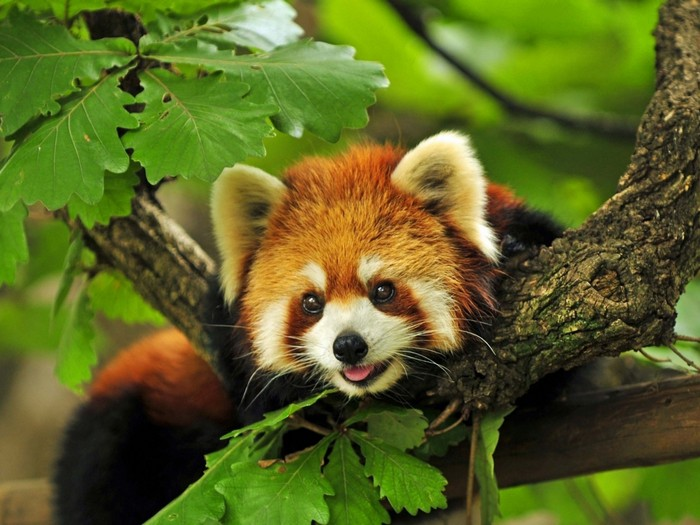
#> input picture homework-practice-02_part_1_2/panda.jpg, 700 x 525 px
$ jupyter execute homework-practice-02_part_1-svd.ipynb
#> lines starting #> are read from the running program, lines starting #| are printed output that depends on the picture
# Сжатие картинок с помощью SVD разложения
В этом задании нужно сделать сжатие изображения, сжатие с потерями. Для этого мы используем SVD разложение.

Примерный порядок действий:
1) Найти любую картинку,
2) Прочитать её с помощью библиотеки PIL
3) Преобразовать в numpy массив
4) Применить SVD к матрице - обязательно прочитайте справку по этой функции `np.linalg.svd`

**Примечание**: Цветная картинка представляет собой трёхканальное изображение RBG, поэтому напрямую SVD разложение применить не получится. Либо вы преобразуете изображение в одноканальное (градации серого), усредняя все три канала. Либо делаете SVD для всех трёх каналов в отдельности.

5) Далее оставляете небольшое количество сингулярных значений - 1, 2, 10, 30, 100. И выводите результат в виде получившейся картинки - чем больше сингулярных чисел, тем ближе приближённая матрица к исходной.

6) Сравните количество байт, необходимых для хранения исходной картинки и сжатой версии.

Ниже представлены основные функции и библиотеки, которые вам понадобятся.

Задание оформляете в виде блокнота jupyter. Особо понравившиеся картинки можно сохранить отдельно на диск, но мне удобнее чтобы они присутствовали в самом jupyter блокноте.

[cell 1]
from skimage.color import rgb2gray
from PIL import Image
import numpy as np
from matplotlib import pyplot as plt

img = Image.open('panda.jpg') # Загрузка изображения из файла 'panda.jpg'
#> img is the input picture: PIL image 700x525 RGB; mean R, G, B 91, 99.9, 35
w, h = img.size # Получение ширины и высоты изображения
#> w = 700; h = 525
gray_img = rgb2gray(img) # Преобразование цветного изображения в градации серого
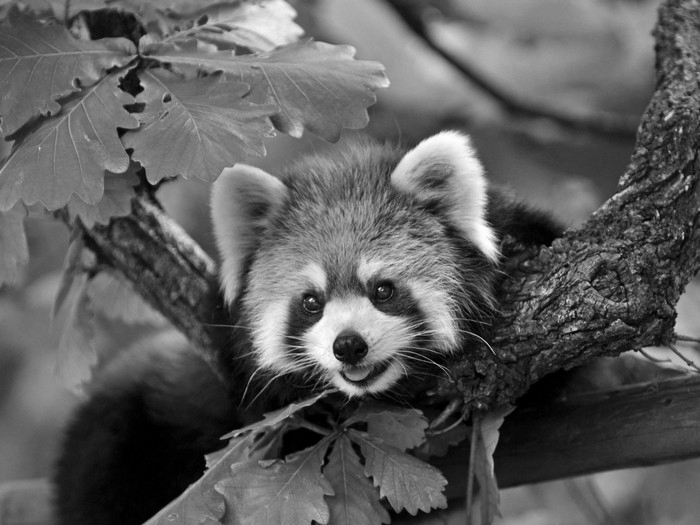
#> gray_img: shape (525, 700) float64; min 0, max 0.999, mean 0.366

# Выполнение сингулярного разложения (SVD) матрицы изображения
# U - левые сингулярные векторы, S - сингулярные значения, V_T - транспонированные правые сингулярные векторы
U, S, V_T = np.linalg.svd(gray_img, full_matrices=False)
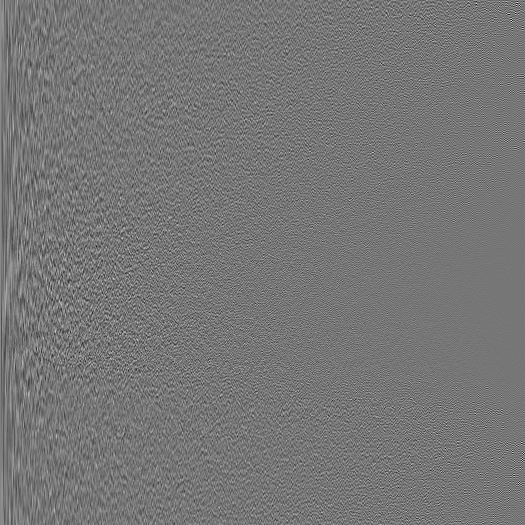
#> U: shape (525, 525) float64; min -0.291, max 0.335, mean 7.25e-05; drawn with min black and max white
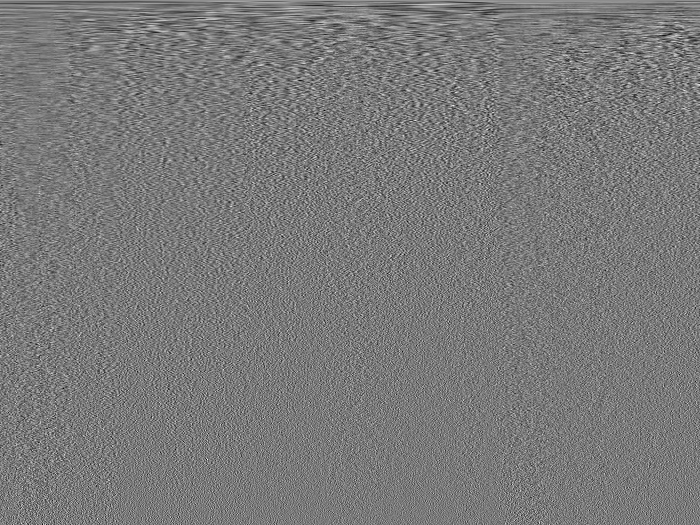
#> V_T: shape (525, 700) float64; min -0.191, max 0.208, mean 6.62e-05; drawn with min black and max white
#> S = 525 values, max 233.4 at index 0, min 0.0111 at index 524, mean 2.06
S = np.diag(S)
fig, ax = plt.subplots(5, 2, figsize=(8, 20))

 # Calcular tamaño original
original_size = gray_img.nbytes
#> original_size = 2940000
print(f"Tamaño original: {original_size} bytes")
#| Tamaño original: 2940000 bytes

curr_fig = 0
for r in [1, 2, 10, 30, 100]:
    '''
    U[:, :r] - берем первые r столбцов из U (самые важные компоненты)
    S[0:r, :r] - берем квадратную подматрицу размером r×r из S (самые большие сингулярные значения)
    V_T[:r, :] - берем первые r строк из Vᵀ (соответствующие правые векторы)
    @ - матричное умножение
    '''

    img_approx = U[:, :r] @ S[0:r, :r] @ V_T[:r, :]

    # Calcular tamaño comprimido
    compressed_size = U[:, :r].nbytes + S[:r].nbytes + V_T[:r, :].nbytes
    print(f"k = {r}: {compressed_size} bytes")

    # Отображение аппроксимированного изображения на левом подграфике
    ax[curr_fig][0].imshow(img_approx, cmap='gray')
    ax[curr_fig][0].set_title("k = " + str(r))
    ax[curr_fig, 0].axis('off')
    # Отображение исходного изображения на правом подграфике
    ax[curr_fig][1].set_title("Original Image")
    ax[curr_fig][1].imshow(gray_img, cmap='gray')
    ax[curr_fig, 1].axis('off')
    curr_fig += 1
#> this loop made 5 passes
#> compressed_size on passes 1 to 5: 14000, 28000, 140000, 420000, 1400000
#| k = 1: 14000 bytes
#| k = 2: 28000 bytes
#| k = 10: 140000 bytes
#| k = 30: 420000 bytes
#| k = 100: 1400000 bytes
#> pass 1, `img_approx = U[:, :r] @ S[0:r, :r] @ V_T[:r, :]`:
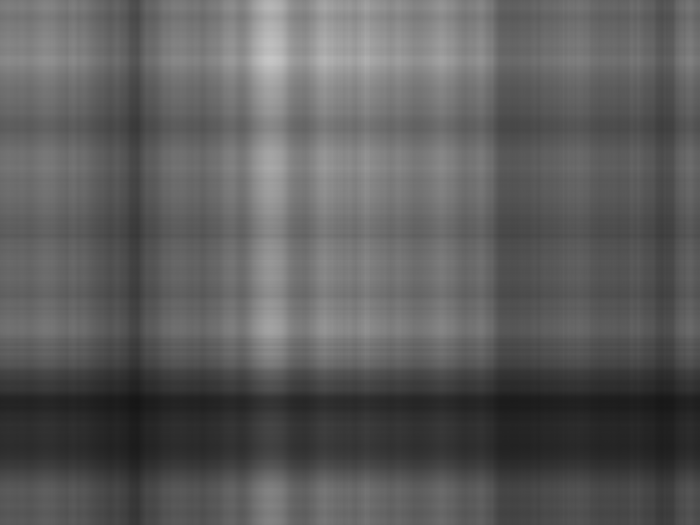
#> img_approx: shape (525, 700) float64; min 0.0875, max 0.778, mean 0.366
#> pass 2, `img_approx = U[:, :r] @ S[0:r, :r] @ V_T[:r, :]`:
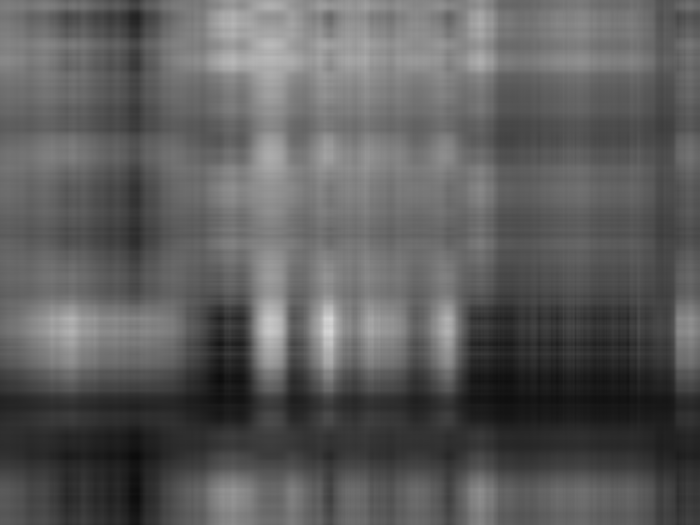
#> img_approx: shape (525, 700) float64; min 0.0459, max 0.841, mean 0.366
#> pass 3, `img_approx = U[:, :r] @ S[0:r, :r] @ V_T[:r, :]`:
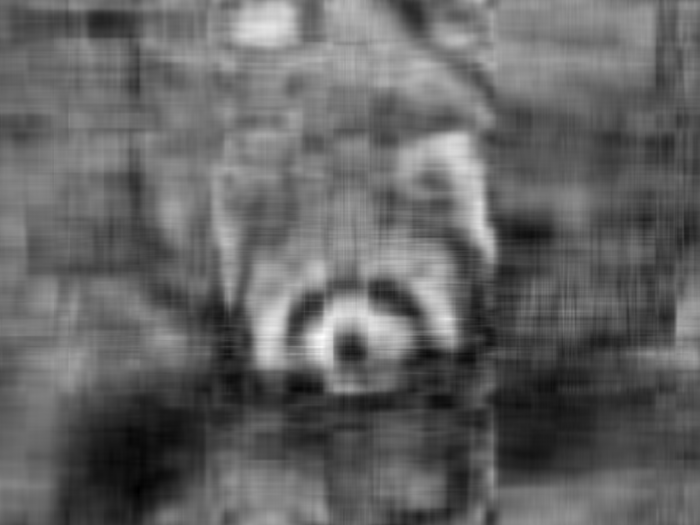
#> img_approx: shape (525, 700) float64; min -0.103, max 1.09, mean 0.366; drawn with min black and max white
#> after the loop, curr_fig = 5
plt.show()
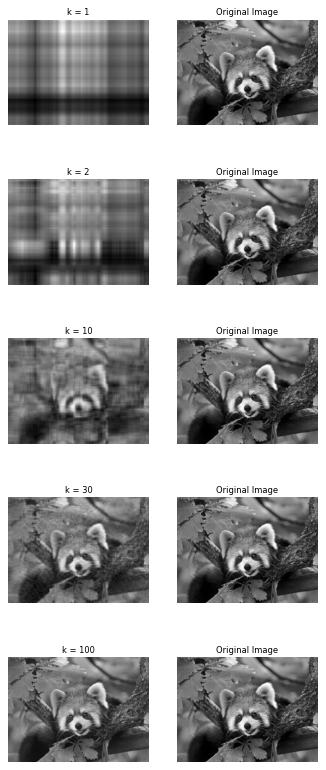
#> figure drawn by matplotlib, 10 panels
